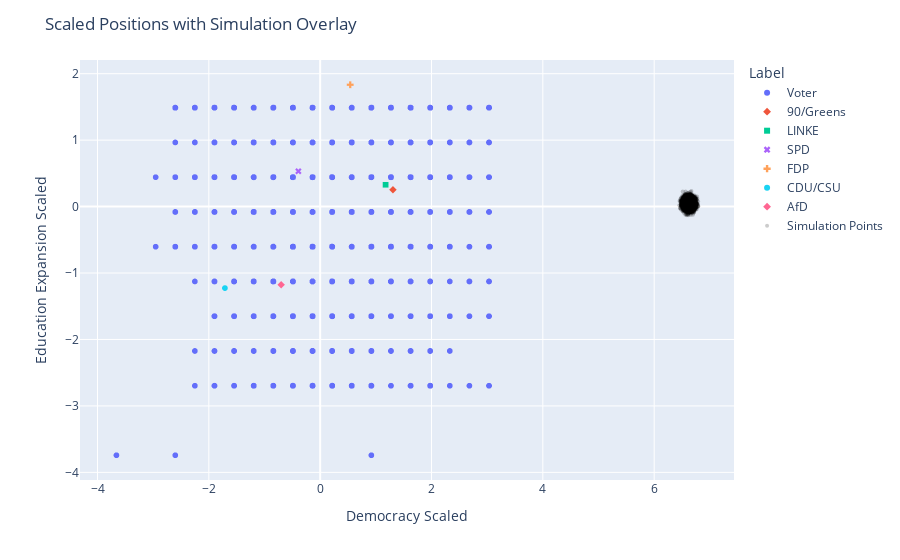

The code cell stored with this chart in its notebook:
### Code cell
sim=run_simulation(data,100,N,D,sigma_noise,gmm_components,1,0.1,1)
plot_with_simulation_separate(concatenated_df,sim)

### Figure 1 — Plotly figure (JSON) as saved in the notebook; plotly's stock layout.template omitted (floating-point values rounded to 4 significant figures; data arrays with more than 128 entries replaced by an {"elided": "..."} marker saying what was removed)
{"data": [{"hovertemplate": "Label=Voter<br>Democracy Scaled=%{x}<br>Education Expansion Scaled=%{y}<extra></extra>", "legendgroup": "Voter", "marker": {"color": "#636efa", "symbol": "circle"}, "mode": "markers", "name": "Voter", "showlegend": true, "type": "scattergl", "x": {"elided": "6874 float values"}, "xaxis": "x", "y": {"elided": "6874 float values"}, "yaxis": "y"}, {"hovertemplate": "Label=90/Greens<br>Democracy Scaled=%{x}<br>Education Expansion Scaled=%{y}<extra></extra>", "legendgroup": "90/Greens", "marker": {"color": "#EF553B", "symbol": "diamond"}, "mode": "markers", "name": "90/Greens", "showlegend": true, "type": "scattergl", "x": [1.307], "xaxis": "x", "y": [0.2532], "yaxis": "y"}, {"hovertemplate": "Label=LINKE<br>Democracy Scaled=%{x}<br>Education Expansion Scaled=%{y}<extra></extra>", "legendgroup": "LINKE", "marker": {"color": "#00cc96", "symbol": "square"}, "mode": "markers", "name": "LINKE", "showlegend": true, "type": "scattergl", "x": [1.175], "xaxis": "x", "y": [0.3281], "yaxis": "y"}, {"hovertemplate": "Label=SPD<br>Democracy Scaled=%{x}<br>Education Expansion Scaled=%{y}<extra></extra>", "legendgroup": "SPD", "marker": {"color": "#ab63fa", "symbol": "x"}, "mode": "markers", "name": "SPD", "showlegend": true, "type": "scattergl", "x": [-0.3915], "xaxis": "x", "y": [0.5316], "yaxis": "y"}, {"hovertemplate": "Label=FDP<br>Democracy Scaled=%{x}<br>Education Expansion Scaled=%{y}<extra></extra>", "legendgroup": "FDP", "marker": {"color": "#FFA15A", "symbol": "cross"}, "mode": "markers", "name": "FDP", "showlegend": true, "type": "scattergl", "x": [0.5396], "xaxis": "x", "y": [1.834], "yaxis": "y"}, {"hovertemplate": "Label=CDU/CSU<br>Democracy Scaled=%{x}<br>Education Expansion Scaled=%{y}<extra></extra>", "legendgroup": "CDU/CSU", "marker": {"color": "#19d3f3", "symbol": "circle"}, "mode": "markers", "name": "CDU/CSU", "showlegend": true, "type": "scattergl", "x": [-1.711], "xaxis": "x", "y": [-1.226], "yaxis": "y"}, {"hovertemplate": "Label=AfD<br>Democracy Scaled=%{x}<br>Education Expansion Scaled=%{y}<extra></extra>", "legendgroup": "AfD", "marker": {"color": "#FF6692", "symbol": "diamond"}, "mode": "markers", "name": "AfD", "showlegend": true, "type": "scattergl", "x": [-0.7009], "xaxis": "x", "y": [-1.176], "yaxis": "y"}, {"marker": {"color": "rgba(0,0,0,0.2)", "size": 4, "symbol": "circle"}, "mode": "markers", "name": "Simulation Points", "type": "scatter", "x": {"elided": "6874 float values"}, "y": {"elided": "6874 float values"}}], "layout": {"legend": {"title": {"text": "Label"}, "tracegroupgap": 0}, "margin": {"t": 60}, "title": {"text": "Scaled Positions with Simulation Overlay"}, "xaxis": {"anchor": "y", "domain": [0, 1], "title": {"text": "Democracy Scaled"}}, "yaxis": {"anchor": "x", "domain": [0, 1], "title": {"text": "Education Expansion Scaled"}}}}
